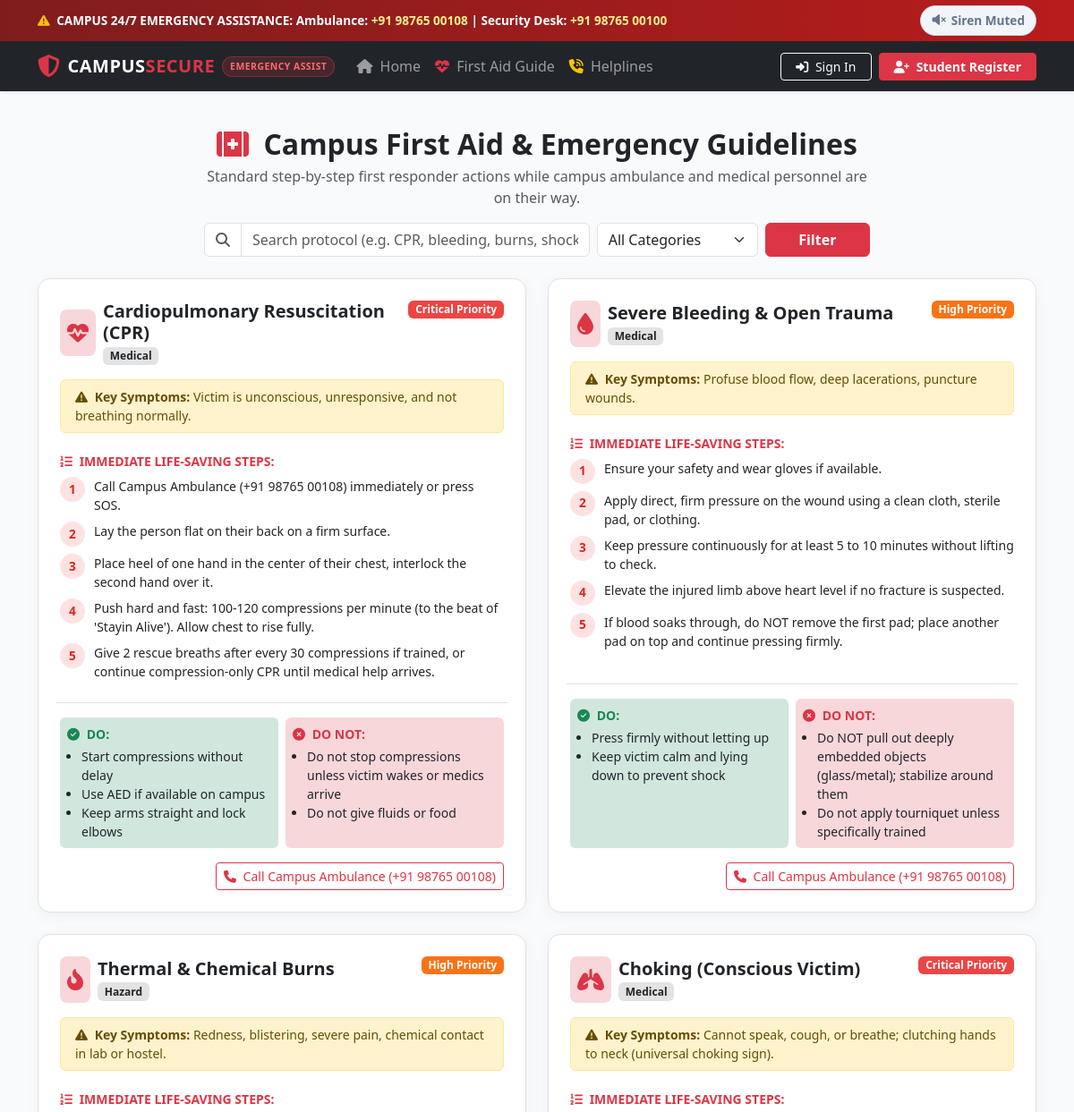
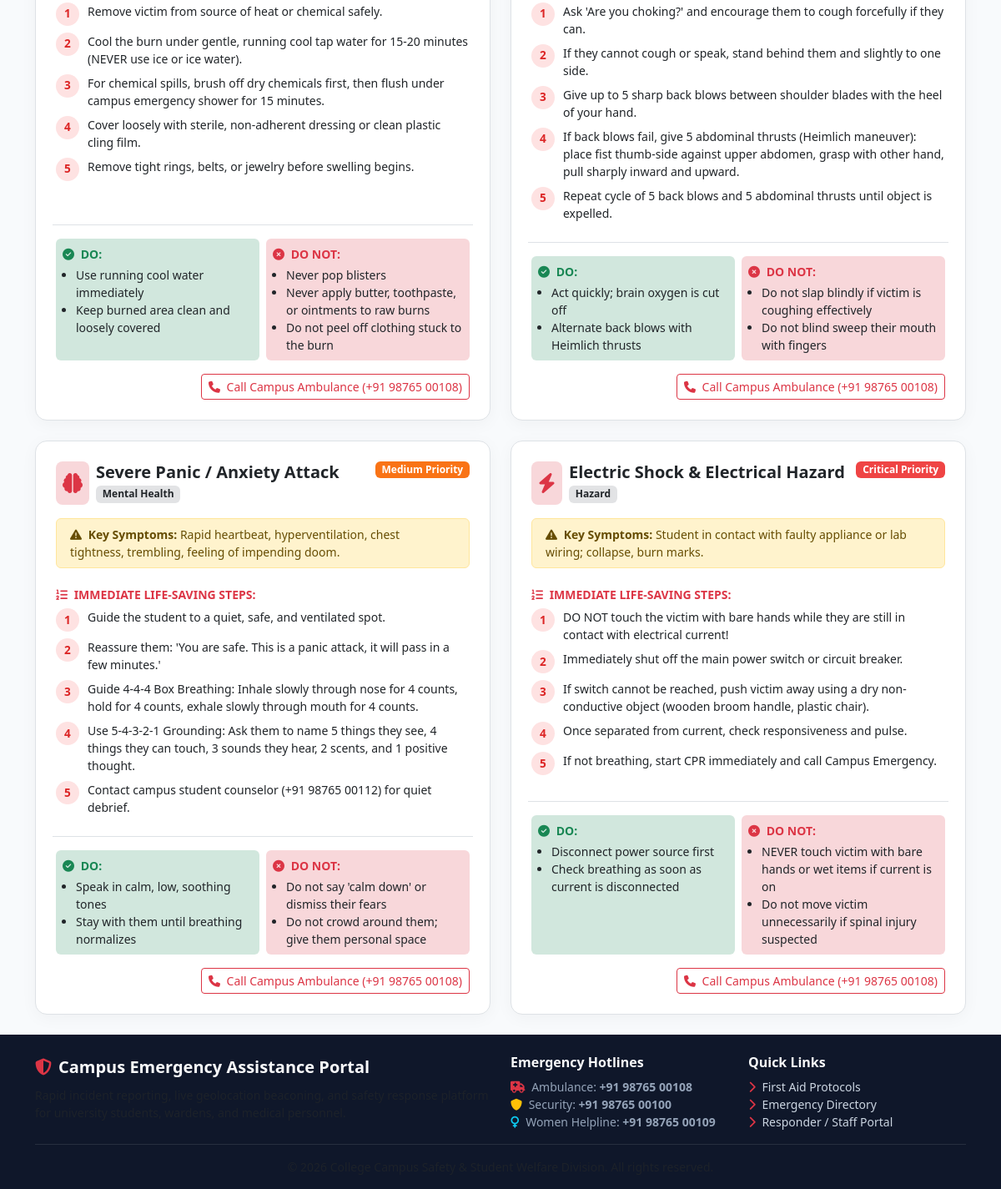
The app's page /first-aid with its own data (2 pictures, top to bottom).
### tables this page shows
CREATE TABLE first_aid_guides (
            id INTEGER PRIMARY KEY AUTOINCREMENT,
            title TEXT NOT NULL,
            category TEXT NOT NULL,
            urgency TEXT DEFAULT 'High',
            symptoms TEXT,
            steps_json TEXT NOT NULL,
            dos_and_donts_json TEXT,
            icon TEXT
        );

### app.py (the view)
@app.route('/first-aid')
def first_aid():
    category = request.args.get('category')
    search = request.args.get('search')
    conn = get_db()
    query = "SELECT * FROM first_aid_guides WHERE 1=1"
    params = []
    if category:
        query += " AND category = ?"
        params.append(category)
    if search:
        query += " AND (title LIKE ? OR symptoms LIKE ?)"
        params.extend([f"%{search}%", f"%{search}%"])
    guides = conn.execute(query, params).fetchall()
    parsed_guides = []
    for g in guides:
        g_dict = dict(g)
        g_dict['steps'] = json.loads(g['steps_json']) if g['steps_json'] else []
        g_dict['dos_and_donts'] = json.loads(g['dos_and_donts_json']) if g['dos_and_donts_json'] else {"dos": [], "donts": []}
        parsed_guides.append(g_dict)
    categories = conn.execute("SELECT DISTINCT category FROM first_aid_guides").fetchall()
    conn.close()
    return render_template('first_aid.html', guides=parsed_guides, categories=[c['category'] for c in categories], selected_category=category, search_query=search)

### app.py (called while the page is built)
def get_current_user():
    if 'user_id' not in session:
        return None
    conn = get_db()
    user = conn.execute("SELECT * FROM users WHERE id = ?", (session['user_id'],)).fetchone()
    conn.close()
    return user

@app.context_processor
def inject_globals():
    current_user = get_current_user()
    conn = get_db()
    active_count = conn.execute("SELECT COUNT(*) FROM emergencies WHERE status IN ('Pending', 'Dispatched', 'On-Scene')").fetchone()[0]
    conn.close()
    return {
        'current_user': current_user,
        'active_emergencies_count': active_count,
        'now': datetime.now()
    }

### database.py (called while the page is built)
def get_db():
    conn = sqlite3.connect(DB_PATH)
    conn.row_factory = sqlite3.Row
    conn.execute("PRAGMA foreign_keys = ON")
    return conn

### templates/first_aid.html (shortened to what this page needs)
{% extends "base.html" %}
{% block content %}
<div class="container py-4">
    <div class="text-center mb-4">
        <h2 class="fw-bold text-dark mb-1">
            <i class="fa-solid fa-kit-medical text-danger me-2"></i> Campus First Aid & Emergency Guidelines
        </h2>
        <p class="text-muted col-lg-8 mx-auto">
            Standard step-by-step first responder actions while campus ambulance and medical personnel are on their way.
        </p>
        <div class="col-lg-8 mx-auto mt-3">
            <form method="GET" action="{{ url_for('first_aid') }}" class="row g-2 justify-content-center">
                <div class="col-md-7">
                    <div class="input-group">
                        <span class="input-group-text bg-white"><i class="fa-solid fa-magnifying-glass text-muted"></i></span>
                        <input type="text" class="form-control" name="search" placeholder="Search protocol (e.g. CPR, bleeding, burns, shock)..." value="{{ search_query or '' }}">
                    </div>
                </div>
                <div class="col-md-3">
                    <select class="form-select" name="category">
                        <option value="">All Categories</option>
                    </select>
                </div>
                <div class="col-md-2">
                    <button type="submit" class="btn btn-danger w-100 fw-bold">Filter</button>
                </div>
            </form>
        </div>
    </div>
    <div class="row g-4">
        {% for guide in guides %}
        <div class="col-lg-6" id="guide-{{ guide.id }}">
            <div class="card dashboard-card h-100 p-4 border">
                <div class="d-flex justify-content-between align-items-start mb-2">
                    <div class="d-flex align-items-center gap-2">
                        <div class="p-2 bg-danger-subtle text-danger rounded-3 fs-4">
                            <i class="fa-solid {{ guide.icon or 'fa-briefcase-medical' }}"></i>
                        </div>
                        <div>
                            <h5 class="fw-bold text-dark mb-0">{{ guide.title }}</h5>
                            <span class="badge bg-secondary-subtle text-dark">{{ guide.category }}</span>
                        </div>
                    </div>
                    <span class="badge {% if guide.urgency == 'Critical' %}badge-critical{% else %}badge-high{% endif %}">
                        {{ guide.urgency }} Priority
                    </span>
                </div>
                <div class="alert alert-warning py-2 px-3 small my-2">
                    <i class="fa-solid fa-triangle-exclamation me-1"></i> <strong>Key Symptoms:</strong> {{ guide.symptoms }}
                </div>
                <h6 class="fw-bold text-danger mt-3 mb-2 small text-uppercase">
                    <i class="fa-solid fa-list-ol me-1"></i> Immediate Life-Saving Steps:
                </h6>
                <ol class="list-unstyled mb-3">
                    {% for step in guide.steps %}
                    <li class="d-flex align-items-start mb-2 small">
                        <span class="first-aid-step-num">{{ loop.index }}</span>
                        <span class="text-dark">{{ step }}</span>
                    </li>
                    {% endfor %}
                </ol>
                <div class="row g-2 mt-auto pt-2 border-top">
                    <div class="col-sm-6">
                        <div class="p-2 bg-success-subtle rounded-2 small h-100">
                            <div class="fw-bold text-success mb-1"><i class="fa-solid fa-circle-check me-1"></i> DO:</div>
                            <ul class="mb-0 ps-3">
                                {% for item in guide.dos_and_donts.dos %}
                                <li>{{ item }}</li>
                                {% endfor %}
                            </ul>
                        </div>
                    </div>
                    <div class="col-sm-6">
                        <div class="p-2 bg-danger-subtle rounded-2 small h-100">
                            <div class="fw-bold text-danger mb-1"><i class="fa-solid fa-circle-xmark me-1"></i> DO NOT:</div>
                            <ul class="mb-0 ps-3">
                                {% for item in guide.dos_and_donts.donts %}
                                <li>{{ item }}</li>
                                {% endfor %}
                            </ul>
                        </div>
                    </div>
                </div>
                <div class="mt-3 text-end">
                    <a href="tel:+919876500108" class="btn btn-outline-danger btn-sm">
                        <i class="fa-solid fa-phone me-1"></i> Call Campus Ambulance (+91 98765 00108)
                    </a>
                </div>
            </div>
        </div>
        {% else %}
        <div class="col-12 text-center py-5 text-muted">
            <i class="fa-solid fa-magnifying-glass fa-3x mb-3 text-secondary"></i>
            <h5>No first aid guides match your search.</h5>
            <a href="{{ url_for('first_aid') }}" class="btn btn-outline-secondary btn-sm mt-2">Reset Filters</a>
        </div>
        {% endfor %}
    </div>
</div>
{% endblock %}

### templates/base.html (shortened to what this page needs)
<!DOCTYPE html>
<html lang="en">
<head>
    <link href="https://cdn.jsdelivr.net/npm/bootstrap@5.3.3/dist/css/bootstrap.min.css" rel="stylesheet">
    <link rel="stylesheet" href="https://cdnjs.cloudflare.com/ajax/libs/font-awesome/6.5.2/css/all.min.css">
    <link rel="stylesheet" href="https://unpkg.com/leaflet@1.9.4/dist/leaflet.css" />
    <link rel="stylesheet" href="{{ url_for('static', filename='css/style.css') }}">
</head>
<body>
    <div class="emergency-top-bar text-center">
        <div class="container d-flex flex-wrap justify-content-between align-items-center">
            <div>
                <i class="fa-solid fa-triangle-exclamation text-warning me-1"></i>
                <strong>CAMPUS 24/7 EMERGENCY ASSISTANCE:</strong>
                Ambulance: <a href="tel:+919876500108">+91 98765 00108</a> |
                Security Desk: <a href="tel:+919876500100">+91 98765 00100</a>
            </div>
            <div>
                <span class="siren-badge muted" onclick="toggleSiren()">
                    <i class="fa-solid fa-volume-xmark"></i> Siren Muted
                </span>
            </div>
        </div>
    </div>
    <nav class="navbar navbar-expand-lg navbar-dark bg-dark sticky-top shadow-sm py-2">
        <div class="container">
            <a class="navbar-brand" href="{{ url_for('index') }}">
                <span class="text-danger"><i class="fa-solid fa-shield-halved fa-lg"></i></span>
                <span>CAMPUS<span class="text-danger">SECURE</span></span>
                <span class="brand-badge d-none d-md-inline">EMERGENCY ASSIST</span>
            </a>
            <div class="collapse navbar-collapse" id="navMain">
                <ul class="navbar-nav me-auto mb-2 mb-lg-0">
                    <li class="nav-item">
                        <a class="nav-link" href="{{ url_for('index') }}"><i class="fa-solid fa-house me-1"></i> Home</a>
                    </li>
                    <li class="nav-item">
                        <a class="nav-link" href="{{ url_for('first_aid') }}"><i class="fa-solid fa-heart-pulse text-danger me-1"></i> First Aid Guide</a>
                    </li>
                    <li class="nav-item">
                        <a class="nav-link" href="{{ url_for('campus_directory') }}"><i class="fa-solid fa-phone-volume text-warning me-1"></i> Helplines</a>
                    </li>
                </ul>
                <ul class="navbar-nav ms-auto align-items-center">
                    {% if current_user %}
                    <li class="nav-item dropdown">
                        <a class="nav-link dropdown-toggle text-light" href="#" role="button" data-bs-toggle="dropdown">
                            <i class="fa-solid fa-circle-user fa-lg me-1 text-danger"></i>
                            {{ current_user.full_name }}
                            <span class="badge bg-secondary ms-1">{{ current_user.role|capitalize }}</span>
                        </a>
                        <ul class="dropdown-menu dropdown-menu-end shadow">
                            <li><a class="dropdown-item" href="{{ url_for('profile') }}"><i class="fa-solid fa-id-card me-2"></i> Medical & Contact Profile</a></li>
                            <li><a class="dropdown-item" href="{{ url_for('dashboard') }}"><i class="fa-solid fa-table-columns me-2"></i> Dashboard</a></li>
                            <li><hr class="dropdown-divider"></li>
                            <li><a class="dropdown-item text-danger" href="{{ url_for('logout') }}"><i class="fa-solid fa-arrow-right-from-bracket me-2"></i> Logout</a></li>
                        </ul>
                    </li>
                    {% else %}
                    <li class="nav-item me-2">
                        <a class="btn btn-outline-light btn-sm px-3" href="{{ url_for('login') }}">
                            <i class="fa-solid fa-right-to-bracket me-1"></i> Sign In
                        </a>
                    </li>
                    <li class="nav-item">
                        <a class="btn btn-danger btn-sm px-3 fw-bold" href="{{ url_for('register') }}">
                            <i class="fa-solid fa-user-plus me-1"></i> Student Register
                        </a>
                    </li>
                    {% endif %}
                </ul>
            </div>
        </div>
    </nav>
    <main>
        {% block content %}{% endblock %}
    </main>
    <footer>
        <div class="container">
            <div class="row gy-3">
                <div class="col-md-6">
                    <div class="d-flex align-items-center gap-2 text-light fw-bold fs-5 mb-2">
                        <i class="fa-solid fa-shield-halved text-danger"></i>
                        <span>Campus Emergency Assistance Portal</span>
                    </div>
                    <p class="small text-muted mb-0">
                    </p>
                </div>
                <div class="col-md-3">
                    <h6 class="text-light fw-bold">Emergency Hotlines</h6>
                    <ul class="list-unstyled small mb-0">
                        <li><i class="fa-solid fa-truck-medical text-danger me-1"></i> Ambulance: <strong>+91 98765 00108</strong></li>
                        <li><i class="fa-solid fa-shield text-warning me-1"></i> Security: <strong>+91 98765 00100</strong></li>
                        <li><i class="fa-solid fa-venus text-info me-1"></i> Women Helpline: <strong>+91 98765 00109</strong></li>
                    </ul>
                </div>
                <div class="col-md-3">
                    <h6 class="text-light fw-bold">Quick Links</h6>
                    <ul class="list-unstyled small mb-0">
                        <li><a href="{{ url_for('first_aid') }}"><i class="fa-solid fa-chevron-right me-1 text-danger"></i> First Aid Protocols</a></li>
                        <li><a href="{{ url_for('campus_directory') }}"><i class="fa-solid fa-chevron-right me-1 text-danger"></i> Emergency Directory</a></li>
                        <li><a href="{{ url_for('login') }}"><i class="fa-solid fa-chevron-right me-1 text-danger"></i> Responder / Staff Portal</a></li>
                    </ul>
                </div>
            </div>
            <hr class="border-secondary my-3">
            <div class="text-center small text-muted">
            </div>
        </div>
    </footer>
</body>
</html>

### static/css/style.css (style rules this page uses)
:root { --primary-red: #dc3545; --dark-red: #b02a37; --pulse-red: rgba(220, 53, 69, 0.4); --safety-green: #198754; --warning-amber: #ffc107; --info-blue: #0dcaf0; --navy-dark: #0f172a; --navy-card: #1e293b; --navy-border: #334155; --light-bg: #f8fafc; }
body { font-family: 'Segoe UI', system-ui, -apple-system, sans-serif; background-color: var(--light-bg); color: #1e293b; min-height: 100vh; display: flex; flex-direction: column; }
main { flex: 1; }
.navbar-brand { font-weight: 800; letter-spacing: 0.5px; display: flex; align-items: center; gap: 8px; }
.brand-badge { font-size: 0.65rem; font-weight: 700; padding: 3px 8px; border-radius: 999px; background: rgba(220, 53, 69, 0.2); color: #ff6b6b; border: 1px solid rgba(220, 53, 69, 0.4); }
.nav-link { font-weight: 500; transition: all 0.2s ease-in-out; }
.emergency-top-bar { background: linear-gradient(90deg, #7f1d1d, #b91c1c); color: #fff; padding: 6px 0; font-size: 0.85rem; font-weight: 600; }
.emergency-top-bar a { color: #fef08a; text-decoration: none; font-weight: 700; }
.badge-critical { background-color: #ef4444; color: #fff; animation: flash 1.2s infinite; }
.badge-high { background-color: #f97316; color: #fff; }
.dashboard-card { border: none; border-radius: 14px; background: #fff; box-shadow: 0 4px 20px rgba(0,0,0,0.04); transition: transform 0.2s ease, box-shadow 0.2s ease; }
.siren-badge { display: inline-flex; align-items: center; gap: 6px; padding: 6px 12px; border-radius: 20px; font-size: 0.85rem; font-weight: 600; cursor: pointer; user-select: none; }
.siren-badge.muted { background: #f1f5f9; color: #64748b; border: 1px solid #cbd5e1; }
.first-aid-step-num { width: 28px; height: 28px; background: #fee2e2; color: #dc2626; font-weight: 700; border-radius: 50%; display: inline-flex; align-items: center; justify-content: center; margin-right: 10px; font-size: 0.85rem; flex-shrink: 0; }
footer { background-color: #0f172a; color: #94a3b8; padding: 24px 0 16px 0; margin-top: auto; }
footer a { color: #cbd5e1; text-decoration: none; }

### records on screen
first_aid_guides: title "Cardiopulmonary Resuscitation (CPR)", category "Medical", urgency "Critical", symptoms "Victim is unconscious, unresponsive, and not breathing normally.", steps "Call Campus Ambulance (+91 98765 00108) immediately or press SOS." "Lay the person flat on their back on a firm surface." "Place heel of one hand in the center of their chest, interlock the second hand over it." "Push hard and fast: 100-120 compressions per minute (to the beat of 'Stayin Alive'). Allow chest to rise fully." "Give 2 rescue breaths after every 30 compressions if trained, or continue compression-only CPR until medical help arrives.", dos "Start compressions without delay" "Use AED if available on campus" "Keep arms straight and lock elbows", donts "Do not stop compressions unless victim wakes or medics arrive" "Do not give fluids or food"
first_aid_guides: title "Severe Bleeding & Open Trauma", category "Medical", urgency "High", symptoms "Profuse blood flow, deep lacerations, puncture wounds.", steps "Ensure your safety and wear gloves if available." "Apply direct, firm pressure on the wound using a clean cloth, sterile pad, or clothing." "Keep pressure continuously for at least 5 to 10 minutes without lifting to check." "Elevate the injured limb above heart level if no fracture is suspected." "If blood soaks through, do NOT remove the first pad; place another pad on top and continue pressing firmly.", dos "Press firmly without letting up" "Keep victim calm and lying down to prevent shock", donts "Do NOT pull out deeply embedded objects (glass/metal); stabilize around them" "Do not apply tourniquet unless specifically trained"
first_aid_guides: title "Thermal & Chemical Burns", category "Hazard", urgency "High", symptoms "Redness, blistering, severe pain, chemical contact in lab or hostel.", steps "Remove victim from source of heat or chemical safely." "Cool the burn under gentle, running cool tap water for 15-20 minutes (NEVER use ice or ice water)." "For chemical spills, brush off dry chemicals first, then flush under campus emergency shower for 15 minutes." "Cover loosely with sterile, non-adherent dressing or clean plastic cling film." "Remove tight rings, belts, or jewelry before swelling begins.", dos "Use running cool water immediately" "Keep burned area clean and loosely covered", donts "Never pop blisters" "Never apply butter, toothpaste, or ointments to raw burns" "Do not peel off clothing stuck to the burn"
first_aid_guides: title "Choking (Conscious Victim)", category "Medical", urgency "Critical", symptoms "Cannot speak, cough, or breathe; clutching hands to neck (universal choking sign).", steps "Ask 'Are you choking?' and encourage them to cough forcefully if they can." "If they cannot cough or speak, stand behind them and slightly to one side." "Give up to 5 sharp back blows between shoulder blades with the heel of your hand." "If back blows fail, give 5 abdominal thrusts (Heimlich maneuver): place fist thumb-side against upper abdomen, grasp with other hand, pull sharply inward and upward." "Repeat cycle of 5 back blows and 5 abdominal thrusts until object is expelled.", dos "Act quickly; brain oxygen is cut off" "Alternate back blows with Heimlich thrusts", donts "Do not slap blindly if victim is coughing effectively" "Do not blind sweep their mouth with fingers"
first_aid_guides: title "Severe Panic / Anxiety Attack", category "Mental Health", urgency "Medium", symptoms "Rapid heartbeat, hyperventilation, chest tightness, trembling, feeling of impending doom.", steps "Guide the student to a quiet, safe, and ventilated spot." "Reassure them: 'You are safe. This is a panic attack, it will pass in a few minutes.'" "Guide 4-4-4 Box Breathing: Inhale slowly through nose for 4 counts, hold for 4 counts, exhale slowly through mouth for 4 counts." "Use 5-4-3-2-1 Grounding: Ask them to name 5 things they see, 4 things they can touch, 3 sounds they hear, 2 scents, and 1 positive thought." "Contact campus student counselor (+91 98765 00112) for quiet debrief.", dos "Speak in calm, low, soothing tones" "Stay with them until breathing normalizes", donts "Do not say 'calm down' or dismiss their fears" "Do not crowd around them; give them personal space"
first_aid_guides: title "Electric Shock & Electrical Hazard", category "Hazard", urgency "Critical", symptoms "Student in contact with faulty appliance or lab wiring; collapse, burn marks.", steps "DO NOT touch the victim with bare hands while they are still in contact with electrical current!" "Immediately shut off the main power switch or circuit breaker." "If switch cannot be reached, push victim away using a dry non-conductive object (wooden broom handle, plastic chair)." "Once separated from current, check responsiveness and pulse." "If not breathing, start CPR immediately and call Campus Emergency.", dos "Disconnect power source first" "Check breathing as soon as current is disconnected", donts "NEVER touch victim with bare hands or wet items if current is on" "Do not move victim unnecessarily if spinal injury suspected"
